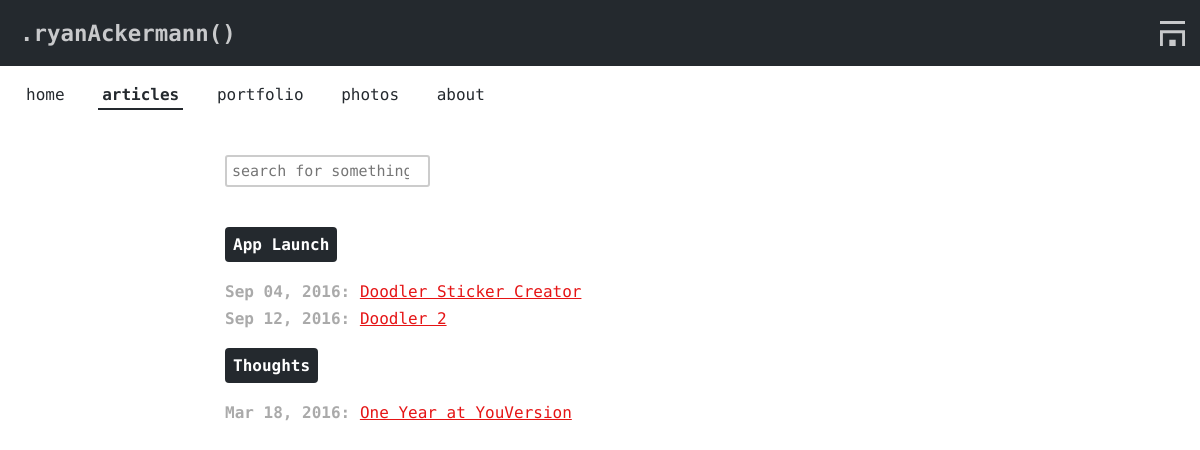
The page /categories on the database its author committed.
### app/models.py (models this page shows, shortened)
class Category(db.Model):
    id = db.Column(db.Integer, primary_key=True)
    name = db.Column(db.String(50))

class Post(db.Model):
    id = db.Column(db.Integer, primary_key = True)
    title = db.Column(db.String)
    description = db.Column(db.String)
    content = db.Column(db.String)
    slug = db.Column(db.String)
    timestamp = db.Column(db.DateTime)
    draft = db.Column(db.Boolean, default=True)
    category_id = db.Column(db.Integer, db.ForeignKey('category.id'))
    category = db.relationship('Category', backref=db.backref('posts', lazy='dynamic'))

### app/views.py (the view)
@app.route('/categories')
def categories():
	dicts = []
	for c in Category.query.order_by(Category.name).all():
		if len(c.posts.filter_by(draft=False).all()) > 0:
			dicts.append({'name': c.name, 'posts': c.posts})
	return render_template('categories.html', dicts=dicts, auth=has_auth(), current='categories')

### app/__init__.py (called while the page is built)
@app.template_filter('prettytime')
def prettytime(date):
    return date.strftime("%b %d, %Y")

### app/views.py (called while the page is built)
def has_auth():
	return 'username' in session

### app/templates/categories.html (shortened to what this page needs)
{% extends "base.html" %}
{% block stylesheet %}
	<link rel="stylesheet" type="text/css" href="/static/stylesheets/categories.css">
{% endblock%}
{% block content %}
	<article>
		<input id="search" type="search" name="search" placeholder="search for something">
		<ul>
			{% for dict in dicts %}
				<li><h3>{{ dict['name'] }}</h3></li>
				<ul>
					{% for post in dict['posts'] %}
						<li class="items"><span id="date">{{ post.timestamp|prettytime }}:</span> <a href="/posts/{{ post.slug }}">{{ post.title }}</a></li>
					{% endfor %}
				</ul>
			{% endfor %}
		</ul>
	</article>
{% endblock %}

### app/static/stylesheets/primary.css (style rules this page uses)
:root { --border-color: #CCC; --better-black: #24292E; --better-white: #C8C9CB; --main-color: #E51415; --main-hover-color: #C4191C; --main-background: linear-gradient(90deg, #2E94B9 0%, #27b1b1 100%); }
body { font-family: 'Source Code Pro', monospace; background: #FFF; text-align: left; margin: 0; }
body h3 { font-size: 1.225em; }
body article { width: 85%; margin: 0 auto; max-width: 750px; }
body article a { color: var(--main-color); }

### app/static/stylesheets/categories.css (style rules this page uses)
ul { margin: 0; padding: 0; list-style: none; }
li.items { padding: 4px 0; }
body article { margin-bottom: 25px; }
input#search { margin: 24px 0; }
li h3 { color: white; padding: 8px; font-size: 1em; display: inline-block; background-color: var(--better-black); border-radius: 4px; }
input#search { margin-top: 32px; padding: 5px; margin-left: auto; color: #333; border: 2px solid var(--border-color); border-radius: 9px; font-size: 15px; border-radius: 3px; -moz-appearance: none; -webkit-appearance: none; font-family: inherit; -webkit-transition: all 0.5s ease; -moz-transition: all 0.5s ease; -o-transition: all 0.5s ease; transition: all 0.5s ease; }
#date { color: #aaa; font-weight: bold; }

### rows shown on the page
Category: name "App Launch"
Post: timestamp|prettytime "Sep 04, 2016", title "Doodler Sticker Creator"
Post: timestamp|prettytime "Sep 12, 2016", title "Doodler 2"
Category: name "Thoughts"
Post: timestamp|prettytime "Mar 18, 2016", title "One Year at YouVersion"
